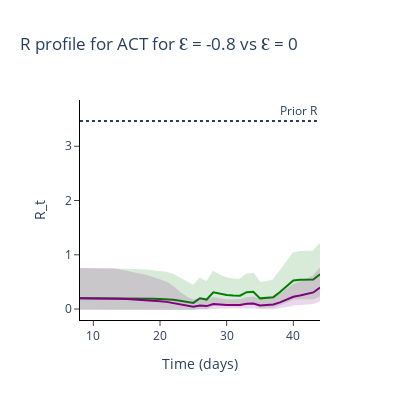
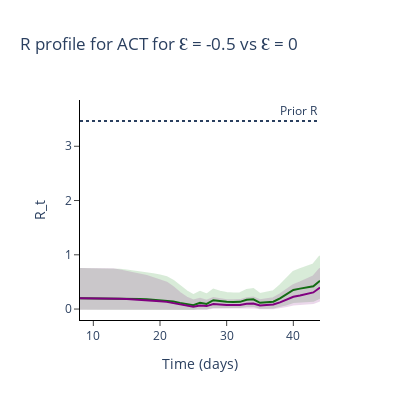
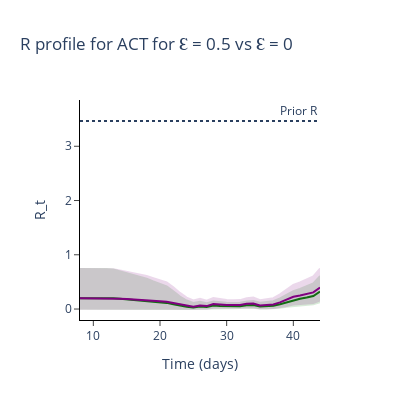
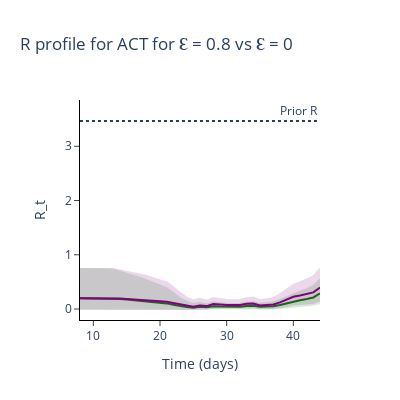

The cell these charts' notebook holds for them, in order:
### Code cell
epsilon_range = np.around(epsilon_range,1)

for region_num in range(len(regions)):
    all_intervals = regions_all_intervals[region_num]
    all_intervals = all_intervals[all_intervals['Central Probability']==0.95]

    # Plot (bar chart cases each day)
    for epsilon in epsilon_range[epsilon_range!=0]:
        fig = go.Figure()

        fig.add_trace(
            go.Scatter(
                x=all_intervals.loc[all_intervals['Epsilon']==epsilon]['Time Points'],
                y=all_intervals.loc[all_intervals['Epsilon']==epsilon]['Mean'],
                name='Local Incidences for epsilon = {}'.format(epsilon),
                line_color='green'
            )
        )

        fig.add_trace(
            go.Scatter(
                x=all_intervals.loc[all_intervals['Epsilon']==epsilon]['Time Points'].tolist() + all_intervals.loc[all_intervals['Epsilon']==epsilon]['Time Points'].tolist()[::-1],
                y=all_intervals.loc[all_intervals['Epsilon']==epsilon][
                    'Upper bound CI'].values.tolist() + all_intervals.loc[all_intervals['Epsilon']==epsilon][
                        'Lower bound CI'].values.tolist()[::-1],
                fill='toself',
                fillcolor='green',
                line_color='green',
                opacity=0.15,
                mode='lines',
                name='Credible interval'
            )
        )

        fig.add_trace(
            go.Scatter(
                x=all_intervals.loc[all_intervals['Epsilon']==epsilon]['Time Points'],
                y=all_intervals.loc[all_intervals['Epsilon']==0]['Mean'],
                name='Local Incidences for epsilon = 0'.format(epsilon),
                line_color='purple'
            )
        )


        fig.add_trace(
            go.Scatter(
                x=all_intervals.loc[all_intervals['Epsilon']==epsilon]['Time Points'].tolist() + all_intervals.loc[all_intervals['Epsilon']==epsilon]['Time Points'].tolist()[::-1],
                y=all_intervals.loc[all_intervals['Epsilon']==0][
                    'Upper bound CI'].values.tolist() + all_intervals.loc[all_intervals['Epsilon']==0][
                        'Lower bound CI'].values.tolist()[::-1],
                fill='toself',
                fillcolor='purple',
                line_color='purple',
                opacity=0.15,
                mode='lines',
                name='Credible interval'
            )
        )

        #fig.add_hrect(y0=prior_dist_interval[0], y1=prior_dist_interval[1], line_width=0, fillcolor='black', opacity=0.1)
        fig.add_hline(y=median, line_dash='dot',
                annotation_text='Prior R', fillcolor='black',
                annotation_position='top right')


        # Add axis labels
        fig.update_layout(
            title='R profile for {} for Ɛ = {} vs Ɛ = 0'.format(regions[region_num], epsilon),
            width=400, 
            height=400,
            xaxis_title='Time (days)',
            yaxis_title='R_t',
            plot_bgcolor='white',
            xaxis=dict(linecolor='black'),
            yaxis=dict(linecolor='black'),
            showlegend=False)

        fig.update_xaxes(ticks='outside')
        fig.update_yaxes(ticks='outside')

        fig.show()

### Figure 1 — Plotly figure (JSON) as saved in the notebook; plotly's stock layout.template omitted (floating-point values rounded to 4 significant figures)
{"data": [{"line": {"color": "green"}, "name": "Local Incidences for epsilon = -0.8", "type": "scatter", "x": [8, 9, 10, 11, 12, 13, 14, 15, 16, 17, 18, 19, 20, 21, 22, 23, 24, 25, 26, 27, 28, 29, 30, 31, 32, 33, 34, 35, 36, 37, 38, 39, 40, 41, 42, 43, 44], "y": [0.1999, 0.1998, 0.2, 0.2001, 0.1998, 0.1995, 0.198, 0.1967, 0.1952, 0.194, 0.1919, 0.1884, 0.1856, 0.1814, 0.1706, 0.1531, 0.1326, 0.1141, 0.1992, 0.1753, 0.3084, 0.2782, 0.2578, 0.248, 0.2463, 0.311, 0.3181, 0.197, 0.2062, 0.2192, 0.314, 0.4187, 0.5267, 0.5398, 0.5434, 0.545, 0.6416]}, {"fill": "toself", "fillcolor": "green", "line": {"color": "green"}, "mode": "lines", "name": "Credible interval", "opacity": 0.15, "type": "scatter", "x": [8, 9, 10, 11, 12, 13, 14, 15, 16, 17, 18, 19, 20, 21, 22, 23, 24, 25, 26, 27, 28, 29, 30, 31, 32, 33, 34, 35, 36, 37, 38, 39, 40, 41, 42, 43, 44, 44, 43, 42, 41, 40, 39, 38, 37, 36, 35, 34, 33, 32, 31, 30, 29, 28, 27, 26, 25, 24, 23, 22, 21, 20, 19, 18, 17, 16, 15, 14, 13, 12, 11, 10, 9, 8], "y": [0.7383, 0.7367, 0.7365, 0.7384, 0.7383, 0.7369, 0.731, 0.7238, 0.718, 0.7153, 0.7086, 0.6945, 0.6849, 0.6692, 0.6312, 0.5656, 0.4896, 0.4233, 0.5573, 0.4903, 0.68, 0.6122, 0.5672, 0.5445, 0.5411, 0.6387, 0.6518, 0.4748, 0.497, 0.5274, 0.6904, 0.8604, 1.027, 1.05, 1.058, 1.06, 1.196, 0.2579, 0.2, 0.1994, 0.1982, 0.1928, 0.1359, 0.08547, 0.04526, 0.04247, 0.04056, 0.1034, 0.1007, 0.06657, 0.06768, 0.06997, 0.07549, 0.08356, 0.02121, 0.02395, 0.002854, 0.003344, 0.003844, 0.004346, 0.004606, 0.004684, 0.004754, 0.004859, 0.004912, 0.005025, 0.005, 0.00501, 0.005069, 0.005071, 0.005052, 0.005078, 0.005087, 0.005036]}, {"line": {"color": "purple"}, "name": "Local Incidences for epsilon = 0", "type": "scatter", "x": [8, 9, 10, 11, 12, 13, 14, 15, 16, 17, 18, 19, 20, 21, 22, 23, 24, 25, 26, 27, 28, 29, 30, 31, 32, 33, 34, 35, 36, 37, 38, 39, 40, 41, 42, 43, 44], "y": [0.1998, 0.2002, 0.1999, 0.1998, 0.1998, 0.1986, 0.1919, 0.1847, 0.1786, 0.1733, 0.1648, 0.1538, 0.1448, 0.1324, 0.1084, 0.07959, 0.05681, 0.04216, 0.06639, 0.05426, 0.09101, 0.08026, 0.07469, 0.07343, 0.07508, 0.09778, 0.1034, 0.06741, 0.07442, 0.08283, 0.1227, 0.1706, 0.2264, 0.2511, 0.2774, 0.3062, 0.3961]}, {"fill": "toself", "fillcolor": "purple", "line": {"color": "purple"}, "mode": "lines", "name": "Credible interval", "opacity": 0.15, "type": "scatter", "x": [8, 9, 10, 11, 12, 13, 14, 15, 16, 17, 18, 19, 20, 21, 22, 23, 24, 25, 26, 27, 28, 29, 30, 31, 32, 33, 34, 35, 36, 37, 38, 39, 40, 41, 42, 43, 44, 44, 43, 42, 41, 40, 39, 38, 37, 36, 35, 34, 33, 32, 31, 30, 29, 28, 27, 26, 25, 24, 23, 22, 21, 20, 19, 18, 17, 16, 15, 14, 13, 12, 11, 10, 9, 8], "y": [0.7386, 0.7382, 0.7385, 0.7378, 0.7365, 0.7336, 0.7087, 0.6809, 0.6588, 0.6392, 0.61, 0.5689, 0.5353, 0.4888, 0.4021, 0.2967, 0.2118, 0.1574, 0.1872, 0.1527, 0.2012, 0.1773, 0.1645, 0.1616, 0.1651, 0.2006, 0.212, 0.1626, 0.1795, 0.1999, 0.2704, 0.3509, 0.4431, 0.4922, 0.5442, 0.6003, 0.7464, 0.1571, 0.1112, 0.1007, 0.09137, 0.08257, 0.05494, 0.0333, 0.01707, 0.01537, 0.01387, 0.03345, 0.03165, 0.02042, 0.01992, 0.02026, 0.02166, 0.02445, 0.006499, 0.007957, 0.001066, 0.001416, 0.002001, 0.002743, 0.003329, 0.003654, 0.003863, 0.004155, 0.00435, 0.004545, 0.004689, 0.004829, 0.005028, 0.00507, 0.005077, 0.005111, 0.005109, 0.005039]}], "layout": {"annotations": [{"showarrow": false, "text": "Prior R", "x": 1, "xanchor": "right", "xref": "x domain", "y": 3.466, "yanchor": "bottom", "yref": "y"}], "height": 400, "plot_bgcolor": "white", "shapes": [{"fillcolor": "black", "line": {"dash": "dot"}, "type": "line", "x0": 0, "x1": 1, "xref": "x domain", "y0": 3.466, "y1": 3.466, "yref": "y"}], "showlegend": false, "title": {"text": "R profile for ACT for Ɛ = -0.8 vs Ɛ = 0"}, "width": 400, "xaxis": {"linecolor": "black", "ticks": "outside", "title": {"text": "Time (days)"}}, "yaxis": {"linecolor": "black", "ticks": "outside", "title": {"text": "R_t"}}}}

### Figure 2 — Plotly figure (JSON) as saved in the notebook; plotly's stock layout.template omitted (floating-point values rounded to 4 significant figures)
{"data": [{"line": {"color": "green"}, "name": "Local Incidences for epsilon = -0.5", "type": "scatter", "x": [8, 9, 10, 11, 12, 13, 14, 15, 16, 17, 18, 19, 20, 21, 22, 23, 24, 25, 26, 27, 28, 29, 30, 31, 32, 33, 34, 35, 36, 37, 38, 39, 40, 41, 42, 43, 44], "y": [0.2003, 0.1998, 0.1998, 0.2, 0.1999, 0.199, 0.1959, 0.1922, 0.1882, 0.1855, 0.1808, 0.174, 0.1675, 0.1595, 0.1401, 0.1136, 0.08814, 0.06944, 0.1138, 0.09547, 0.1626, 0.1444, 0.1344, 0.1311, 0.1326, 0.1711, 0.1789, 0.1144, 0.1239, 0.1355, 0.1982, 0.2708, 0.352, 0.3768, 0.3996, 0.4214, 0.5205]}, {"fill": "toself", "fillcolor": "green", "line": {"color": "green"}, "mode": "lines", "name": "Credible interval", "opacity": 0.15, "type": "scatter", "x": [8, 9, 10, 11, 12, 13, 14, 15, 16, 17, 18, 19, 20, 21, 22, 23, 24, 25, 26, 27, 28, 29, 30, 31, 32, 33, 34, 35, 36, 37, 38, 39, 40, 41, 42, 43, 44, 44, 43, 42, 41, 40, 39, 38, 37, 36, 35, 34, 33, 32, 31, 30, 29, 28, 27, 26, 25, 24, 23, 22, 21, 20, 19, 18, 17, 16, 15, 14, 13, 12, 11, 10, 9, 8], "y": [0.7386, 0.7382, 0.7371, 0.7366, 0.7366, 0.7341, 0.7249, 0.7098, 0.6942, 0.6841, 0.6668, 0.6415, 0.6177, 0.5889, 0.5184, 0.4216, 0.3273, 0.2579, 0.3193, 0.2682, 0.3595, 0.3187, 0.2953, 0.2888, 0.2915, 0.3513, 0.3666, 0.276, 0.2986, 0.3269, 0.4362, 0.5569, 0.6871, 0.7354, 0.7804, 0.8225, 0.9732, 0.2083, 0.1542, 0.1461, 0.1378, 0.1283, 0.0876, 0.05394, 0.02791, 0.02553, 0.02361, 0.05802, 0.05552, 0.03608, 0.03559, 0.03644, 0.03913, 0.04391, 0.01145, 0.0137, 0.001754, 0.00221, 0.002866, 0.003532, 0.00406, 0.00423, 0.004388, 0.004545, 0.004726, 0.00474, 0.004836, 0.004926, 0.005045, 0.005052, 0.005055, 0.005058, 0.005095, 0.00502]}, {"line": {"color": "purple"}, "name": "Local Incidences for epsilon = 0", "type": "scatter", "x": [8, 9, 10, 11, 12, 13, 14, 15, 16, 17, 18, 19, 20, 21, 22, 23, 24, 25, 26, 27, 28, 29, 30, 31, 32, 33, 34, 35, 36, 37, 38, 39, 40, 41, 42, 43, 44], "y": [0.1998, 0.2002, 0.1999, 0.1998, 0.1998, 0.1986, 0.1919, 0.1847, 0.1786, 0.1733, 0.1648, 0.1538, 0.1448, 0.1324, 0.1084, 0.07959, 0.05681, 0.04216, 0.06639, 0.05426, 0.09101, 0.08026, 0.07469, 0.07343, 0.07508, 0.09778, 0.1034, 0.06741, 0.07442, 0.08283, 0.1227, 0.1706, 0.2264, 0.2511, 0.2774, 0.3062, 0.3961]}, {"fill": "toself", "fillcolor": "purple", "line": {"color": "purple"}, "mode": "lines", "name": "Credible interval", "opacity": 0.15, "type": "scatter", "x": [8, 9, 10, 11, 12, 13, 14, 15, 16, 17, 18, 19, 20, 21, 22, 23, 24, 25, 26, 27, 28, 29, 30, 31, 32, 33, 34, 35, 36, 37, 38, 39, 40, 41, 42, 43, 44, 44, 43, 42, 41, 40, 39, 38, 37, 36, 35, 34, 33, 32, 31, 30, 29, 28, 27, 26, 25, 24, 23, 22, 21, 20, 19, 18, 17, 16, 15, 14, 13, 12, 11, 10, 9, 8], "y": [0.7386, 0.7382, 0.7385, 0.7378, 0.7365, 0.7336, 0.7087, 0.6809, 0.6588, 0.6392, 0.61, 0.5689, 0.5353, 0.4888, 0.4021, 0.2967, 0.2118, 0.1574, 0.1872, 0.1527, 0.2012, 0.1773, 0.1645, 0.1616, 0.1651, 0.2006, 0.212, 0.1626, 0.1795, 0.1999, 0.2704, 0.3509, 0.4431, 0.4922, 0.5442, 0.6003, 0.7464, 0.1571, 0.1112, 0.1007, 0.09137, 0.08257, 0.05494, 0.0333, 0.01707, 0.01537, 0.01387, 0.03345, 0.03165, 0.02042, 0.01992, 0.02026, 0.02166, 0.02445, 0.006499, 0.007957, 0.001066, 0.001416, 0.002001, 0.002743, 0.003329, 0.003654, 0.003863, 0.004155, 0.00435, 0.004545, 0.004689, 0.004829, 0.005028, 0.00507, 0.005077, 0.005111, 0.005109, 0.005039]}], "layout": {"annotations": [{"showarrow": false, "text": "Prior R", "x": 1, "xanchor": "right", "xref": "x domain", "y": 3.466, "yanchor": "bottom", "yref": "y"}], "height": 400, "plot_bgcolor": "white", "shapes": [{"fillcolor": "black", "line": {"dash": "dot"}, "type": "line", "x0": 0, "x1": 1, "xref": "x domain", "y0": 3.466, "y1": 3.466, "yref": "y"}], "showlegend": false, "title": {"text": "R profile for ACT for Ɛ = -0.5 vs Ɛ = 0"}, "width": 400, "xaxis": {"linecolor": "black", "ticks": "outside", "title": {"text": "Time (days)"}}, "yaxis": {"linecolor": "black", "ticks": "outside", "title": {"text": "R_t"}}}}

### Figure 3 — Plotly figure (JSON) as saved in the notebook; plotly's stock layout.template omitted (floating-point values rounded to 4 significant figures)
{"data": [{"line": {"color": "green"}, "name": "Local Incidences for epsilon = 0.5", "type": "scatter", "x": [8, 9, 10, 11, 12, 13, 14, 15, 16, 17, 18, 19, 20, 21, 22, 23, 24, 25, 26, 27, 28, 29, 30, 31, 32, 33, 34, 35, 36, 37, 38, 39, 40, 41, 42, 43, 44], "y": [0.1998, 0.2003, 0.1999, 0.2, 0.2001, 0.1976, 0.1881, 0.1775, 0.1697, 0.1627, 0.1517, 0.138, 0.127, 0.1134, 0.08835, 0.06142, 0.04189, 0.03027, 0.04691, 0.03791, 0.06316, 0.05551, 0.05181, 0.05107, 0.05241, 0.06846, 0.07278, 0.04773, 0.0532, 0.05957, 0.08895, 0.1245, 0.1672, 0.1883, 0.2128, 0.2404, 0.3202]}, {"fill": "toself", "fillcolor": "green", "line": {"color": "green"}, "mode": "lines", "name": "Credible interval", "opacity": 0.15, "type": "scatter", "x": [8, 9, 10, 11, 12, 13, 14, 15, 16, 17, 18, 19, 20, 21, 22, 23, 24, 25, 26, 27, 28, 29, 30, 31, 32, 33, 34, 35, 36, 37, 38, 39, 40, 41, 42, 43, 44, 44, 43, 42, 41, 40, 39, 38, 37, 36, 35, 34, 33, 32, 31, 30, 29, 28, 27, 26, 25, 24, 23, 22, 21, 20, 19, 18, 17, 16, 15, 14, 13, 12, 11, 10, 9, 8], "y": [0.7384, 0.7391, 0.7357, 0.7374, 0.7376, 0.7277, 0.6947, 0.6549, 0.6272, 0.602, 0.5593, 0.5083, 0.4693, 0.4189, 0.3293, 0.2301, 0.157, 0.1129, 0.1324, 0.1066, 0.1401, 0.1227, 0.1141, 0.1124, 0.1152, 0.1405, 0.1493, 0.1152, 0.1286, 0.144, 0.1962, 0.2574, 0.3286, 0.3703, 0.4185, 0.4737, 0.6077, 0.1264, 0.08688, 0.077, 0.06851, 0.06065, 0.04009, 0.02406, 0.01219, 0.01092, 0.009796, 0.02365, 0.02221, 0.01428, 0.01384, 0.01405, 0.01498, 0.01701, 0.004532, 0.00558, 0.0007533, 0.001046, 0.001535, 0.002201, 0.002867, 0.003211, 0.003483, 0.003819, 0.004114, 0.004295, 0.004527, 0.004755, 0.004956, 0.005092, 0.005064, 0.005052, 0.005088, 0.005049]}, {"line": {"color": "purple"}, "name": "Local Incidences for epsilon = 0", "type": "scatter", "x": [8, 9, 10, 11, 12, 13, 14, 15, 16, 17, 18, 19, 20, 21, 22, 23, 24, 25, 26, 27, 28, 29, 30, 31, 32, 33, 34, 35, 36, 37, 38, 39, 40, 41, 42, 43, 44], "y": [0.1998, 0.2002, 0.1999, 0.1998, 0.1998, 0.1986, 0.1919, 0.1847, 0.1786, 0.1733, 0.1648, 0.1538, 0.1448, 0.1324, 0.1084, 0.07959, 0.05681, 0.04216, 0.06639, 0.05426, 0.09101, 0.08026, 0.07469, 0.07343, 0.07508, 0.09778, 0.1034, 0.06741, 0.07442, 0.08283, 0.1227, 0.1706, 0.2264, 0.2511, 0.2774, 0.3062, 0.3961]}, {"fill": "toself", "fillcolor": "purple", "line": {"color": "purple"}, "mode": "lines", "name": "Credible interval", "opacity": 0.15, "type": "scatter", "x": [8, 9, 10, 11, 12, 13, 14, 15, 16, 17, 18, 19, 20, 21, 22, 23, 24, 25, 26, 27, 28, 29, 30, 31, 32, 33, 34, 35, 36, 37, 38, 39, 40, 41, 42, 43, 44, 44, 43, 42, 41, 40, 39, 38, 37, 36, 35, 34, 33, 32, 31, 30, 29, 28, 27, 26, 25, 24, 23, 22, 21, 20, 19, 18, 17, 16, 15, 14, 13, 12, 11, 10, 9, 8], "y": [0.7386, 0.7382, 0.7385, 0.7378, 0.7365, 0.7336, 0.7087, 0.6809, 0.6588, 0.6392, 0.61, 0.5689, 0.5353, 0.4888, 0.4021, 0.2967, 0.2118, 0.1574, 0.1872, 0.1527, 0.2012, 0.1773, 0.1645, 0.1616, 0.1651, 0.2006, 0.212, 0.1626, 0.1795, 0.1999, 0.2704, 0.3509, 0.4431, 0.4922, 0.5442, 0.6003, 0.7464, 0.1571, 0.1112, 0.1007, 0.09137, 0.08257, 0.05494, 0.0333, 0.01707, 0.01537, 0.01387, 0.03345, 0.03165, 0.02042, 0.01992, 0.02026, 0.02166, 0.02445, 0.006499, 0.007957, 0.001066, 0.001416, 0.002001, 0.002743, 0.003329, 0.003654, 0.003863, 0.004155, 0.00435, 0.004545, 0.004689, 0.004829, 0.005028, 0.00507, 0.005077, 0.005111, 0.005109, 0.005039]}], "layout": {"annotations": [{"showarrow": false, "text": "Prior R", "x": 1, "xanchor": "right", "xref": "x domain", "y": 3.466, "yanchor": "bottom", "yref": "y"}], "height": 400, "plot_bgcolor": "white", "shapes": [{"fillcolor": "black", "line": {"dash": "dot"}, "type": "line", "x0": 0, "x1": 1, "xref": "x domain", "y0": 3.466, "y1": 3.466, "yref": "y"}], "showlegend": false, "title": {"text": "R profile for ACT for Ɛ = 0.5 vs Ɛ = 0"}, "width": 400, "xaxis": {"linecolor": "black", "ticks": "outside", "title": {"text": "Time (days)"}}, "yaxis": {"linecolor": "black", "ticks": "outside", "title": {"text": "R_t"}}}}

### Figure 4 — Plotly figure (JSON) as saved in the notebook; plotly's stock layout.template omitted (floating-point values rounded to 4 significant figures)
{"data": [{"line": {"color": "green"}, "name": "Local Incidences for epsilon = 0.8", "type": "scatter", "x": [8, 9, 10, 11, 12, 13, 14, 15, 16, 17, 18, 19, 20, 21, 22, 23, 24, 25, 26, 27, 28, 29, 30, 31, 32, 33, 34, 35, 36, 37, 38, 39, 40, 41, 42, 43, 44], "y": [0.1998, 0.1998, 0.1999, 0.1998, 0.2, 0.1973, 0.1858, 0.1742, 0.1645, 0.1569, 0.1447, 0.1303, 0.1184, 0.1043, 0.0794, 0.05397, 0.03614, 0.0259, 0.03987, 0.03208, 0.05336, 0.04684, 0.04365, 0.04315, 0.04428, 0.05797, 0.06181, 0.0406, 0.0454, 0.05094, 0.07628, 0.1071, 0.1443, 0.1636, 0.1865, 0.213, 0.2873]}, {"fill": "toself", "fillcolor": "green", "line": {"color": "green"}, "mode": "lines", "name": "Credible interval", "opacity": 0.15, "type": "scatter", "x": [8, 9, 10, 11, 12, 13, 14, 15, 16, 17, 18, 19, 20, 21, 22, 23, 24, 25, 26, 27, 28, 29, 30, 31, 32, 33, 34, 35, 36, 37, 38, 39, 40, 41, 42, 43, 44, 44, 43, 42, 41, 40, 39, 38, 37, 36, 35, 34, 33, 32, 31, 30, 29, 28, 27, 26, 25, 24, 23, 22, 21, 20, 19, 18, 17, 16, 15, 14, 13, 12, 11, 10, 9, 8], "y": [0.737, 0.7383, 0.7374, 0.7377, 0.7387, 0.7272, 0.684, 0.643, 0.6089, 0.5788, 0.5351, 0.4814, 0.4367, 0.3867, 0.2962, 0.2028, 0.1357, 0.09672, 0.1126, 0.09035, 0.1185, 0.1035, 0.09637, 0.09494, 0.09729, 0.1191, 0.127, 0.09784, 0.1098, 0.123, 0.1682, 0.2206, 0.2828, 0.3217, 0.3678, 0.4207, 0.5465, 0.1131, 0.07671, 0.06737, 0.05948, 0.05255, 0.03445, 0.02072, 0.01045, 0.009362, 0.008337, 0.01998, 0.01878, 0.01203, 0.01173, 0.01181, 0.01266, 0.01439, 0.003837, 0.004767, 0.0006502, 0.0009051, 0.001347, 0.001976, 0.002603, 0.002999, 0.003267, 0.003631, 0.003982, 0.004183, 0.004419, 0.004693, 0.005007, 0.005027, 0.005089, 0.005067, 0.005047, 0.005066]}, {"line": {"color": "purple"}, "name": "Local Incidences for epsilon = 0", "type": "scatter", "x": [8, 9, 10, 11, 12, 13, 14, 15, 16, 17, 18, 19, 20, 21, 22, 23, 24, 25, 26, 27, 28, 29, 30, 31, 32, 33, 34, 35, 36, 37, 38, 39, 40, 41, 42, 43, 44], "y": [0.1998, 0.2002, 0.1999, 0.1998, 0.1998, 0.1986, 0.1919, 0.1847, 0.1786, 0.1733, 0.1648, 0.1538, 0.1448, 0.1324, 0.1084, 0.07959, 0.05681, 0.04216, 0.06639, 0.05426, 0.09101, 0.08026, 0.07469, 0.07343, 0.07508, 0.09778, 0.1034, 0.06741, 0.07442, 0.08283, 0.1227, 0.1706, 0.2264, 0.2511, 0.2774, 0.3062, 0.3961]}, {"fill": "toself", "fillcolor": "purple", "line": {"color": "purple"}, "mode": "lines", "name": "Credible interval", "opacity": 0.15, "type": "scatter", "x": [8, 9, 10, 11, 12, 13, 14, 15, 16, 17, 18, 19, 20, 21, 22, 23, 24, 25, 26, 27, 28, 29, 30, 31, 32, 33, 34, 35, 36, 37, 38, 39, 40, 41, 42, 43, 44, 44, 43, 42, 41, 40, 39, 38, 37, 36, 35, 34, 33, 32, 31, 30, 29, 28, 27, 26, 25, 24, 23, 22, 21, 20, 19, 18, 17, 16, 15, 14, 13, 12, 11, 10, 9, 8], "y": [0.7386, 0.7382, 0.7385, 0.7378, 0.7365, 0.7336, 0.7087, 0.6809, 0.6588, 0.6392, 0.61, 0.5689, 0.5353, 0.4888, 0.4021, 0.2967, 0.2118, 0.1574, 0.1872, 0.1527, 0.2012, 0.1773, 0.1645, 0.1616, 0.1651, 0.2006, 0.212, 0.1626, 0.1795, 0.1999, 0.2704, 0.3509, 0.4431, 0.4922, 0.5442, 0.6003, 0.7464, 0.1571, 0.1112, 0.1007, 0.09137, 0.08257, 0.05494, 0.0333, 0.01707, 0.01537, 0.01387, 0.03345, 0.03165, 0.02042, 0.01992, 0.02026, 0.02166, 0.02445, 0.006499, 0.007957, 0.001066, 0.001416, 0.002001, 0.002743, 0.003329, 0.003654, 0.003863, 0.004155, 0.00435, 0.004545, 0.004689, 0.004829, 0.005028, 0.00507, 0.005077, 0.005111, 0.005109, 0.005039]}], "layout": {"annotations": [{"showarrow": false, "text": "Prior R", "x": 1, "xanchor": "right", "xref": "x domain", "y": 3.466, "yanchor": "bottom", "yref": "y"}], "height": 400, "plot_bgcolor": "white", "shapes": [{"fillcolor": "black", "line": {"dash": "dot"}, "type": "line", "x0": 0, "x1": 1, "xref": "x domain", "y0": 3.466, "y1": 3.466, "yref": "y"}], "showlegend": false, "title": {"text": "R profile for ACT for Ɛ = 0.8 vs Ɛ = 0"}, "width": 400, "xaxis": {"linecolor": "black", "ticks": "outside", "title": {"text": "Time (days)"}}, "yaxis": {"linecolor": "black", "ticks": "outside", "title": {"text": "R_t"}}}}
